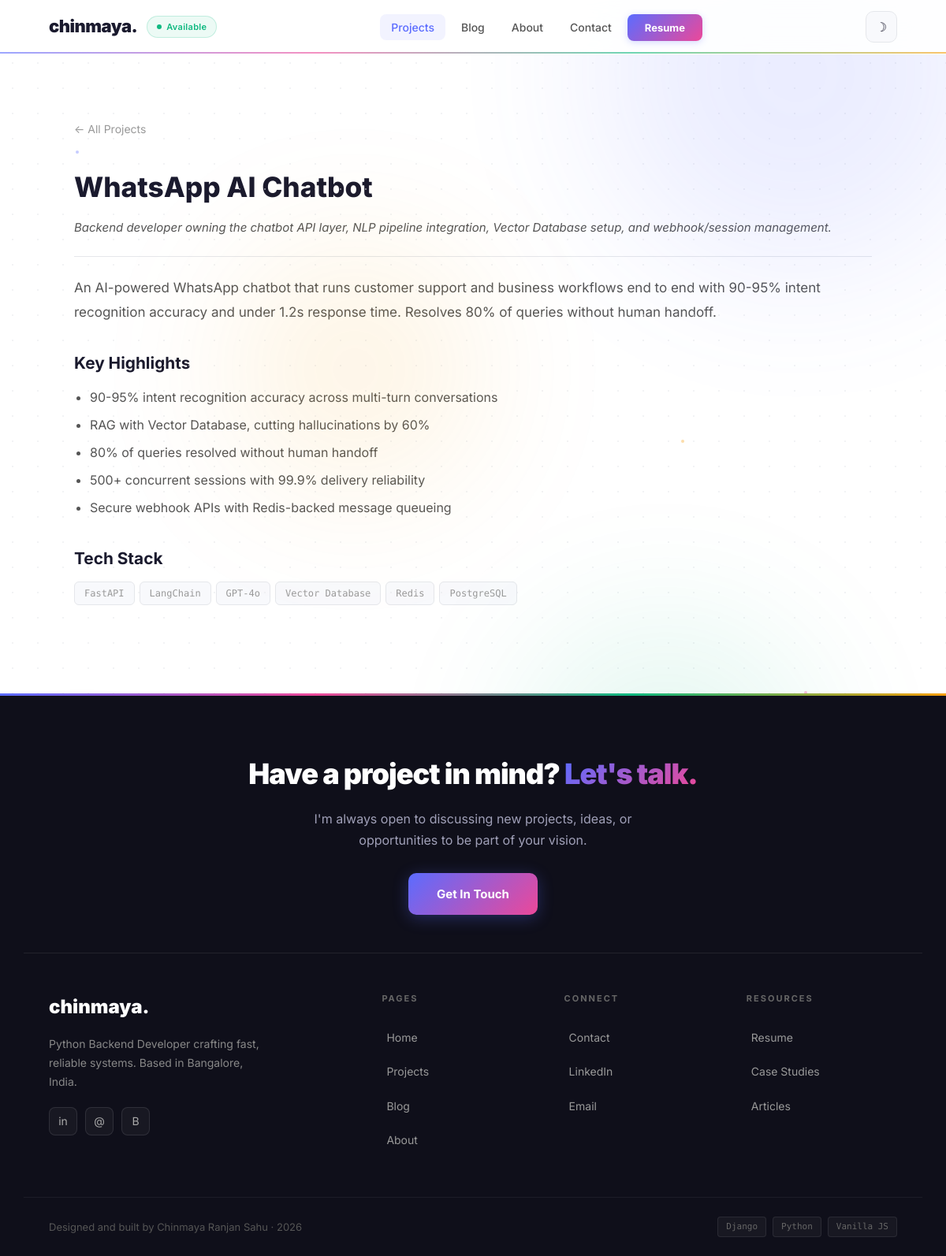
Page /projects/whatsapp-ai-chatbot/ on the committed database.
### projects/models.py (models this page shows, shortened)
class Project(models.Model):
    title = models.CharField(max_length=200)
    slug = models.SlugField(unique=True)
    subtitle = models.CharField(max_length=300, blank=True)
    description = models.TextField()
    role = models.CharField(max_length=300, blank=True)
    tech_stack = models.CharField(max_length=500, help_text="Comma-separated")
    highlights = models.TextField(blank=True, help_text="One per line")
    order = models.IntegerField(default=0)
    created = models.DateTimeField(auto_now_add=True)
    class Meta:
        ordering = ['order']
    def tech_list(self):
        return [t.strip() for t in self.tech_stack.split(',') if t.strip()]
    def highlight_list(self):
        return [h.strip() for h in self.highlights.split('\n') if h.strip()]

### projects/views.py (the view)
# urls.py: path('projects/<slug:slug>/', project_views.project_detail, name='project_detail'),
def project_detail(request, slug):
    project = get_object_or_404(Project, slug=slug)
    return render(request, 'projects/detail.html', {'project': project})

### templates/projects/detail.html (shortened to what this page needs)
{% extends 'base/layout.html' %}
{% block content %}
<div class="container">
  <section class="project-detail">
    <a href="{% url 'project_list' %}" class="back-link">&larr; All Projects</a>
    <h1>{{ project.title }}</h1>
    <p class="project-meta">{{ project.role }}</p>
    <div class="project-body">
      <p style="font-size:17px;color:var(--text-secondary);line-height:1.8;margin-bottom:32px;">{{ project.description }}</p>
      {% if project.highlight_list %}
      <h3>Key Highlights</h3>
      <ul>
        {% for h in project.highlight_list %}
        <li>{{ h }}</li>
        {% endfor %}
      </ul>
      {% endif %}
      <h3>Tech Stack</h3>
      <div class="tech-tags" style="margin-bottom:32px;">
        {% for t in project.tech_list %}
        <span class="tech-tag">{{ t }}</span>
        {% endfor %}
      </div>
    </div>
  </section>
</div>
{% endblock %}

### static/css/style.css (style rules this page uses)
:root { --bg: #ffffff; --bg-alt: #f8f9fc; --bg-hero: linear-gradient(135deg, #667eea 0%, #764ba2 100%); --text: #1a1a2e; --text-secondary: #555; --text-muted: #999; --text-on-dark: #fff; --accent: #5b6cff; --accent-hover: #4a58e0; --accent-light: rgba(91, 108, 255, 0.08); --accent-glow: rgba(91, 108, 255, 0.15); --accent-pink: #ec4899; --accent-green: #10b981; --accent-orange: #f59e0b; --green: #10b981; --border: #e5e7eb; --card-bg: #ffffff; --code-bg: #1e1e2e; --shadow-sm: 0 1px 3px rgba(0,0,0,0.06); --shadow-md: 0 4px 20px rgba(0,0,0,0.08); --shadow-lg: 0 10px 40px rgba(0,0,0,0.1); --shadow-card: 0 2px 8px rgba(0,0,0,0.04); --radius: 12px; --radius-lg: 16px; --font: 'Inter', system-ui, -apple-system, sans-serif; --mono: 'Fira Code', monospace; --transition: 0.3s ease; --content-w: 1140px; --narrow-w: 720px; }
*, *::before, *::after { box-sizing: border-box; margin: 0; padding: 0; }
html { scroll-behavior: smooth; }
body { font-family: var(--font); background: var(--bg); color: var(--text); font-size: 17px; line-height: 1.7; transition: background var(--transition), color var(--transition); -webkit-font-smoothing: antialiased; position: relative; }
body::before { content: ''; position: fixed; top: 0; left: 0; right: 0; bottom: 0; background-image: radial-gradient(circle, var(--border) 1px, transparent 1px); background-size: 32px 32px; opacity: 0.5; pointer-events: none; z-index: 0; }
a { color: var(--accent); text-decoration: none; transition: color var(--transition); }
.container { max-width: var(--content-w); margin: 0 auto; padding: 0 32px; }
.tech-tags { display: flex; flex-wrap: wrap; gap: 6px; }
.tech-tag { font-size: 12px; font-family: var(--mono); color: var(--text-muted); background: var(--bg-alt); padding: 4px 12px; border-radius: 6px; border: 1px solid var(--border); transition: all var(--transition); }
.project-detail { padding: 80px 32px; }
.project-detail h1 { font-size: 2.2rem; font-weight: 800; margin-bottom: 8px; }
.project-meta { color: var(--text-secondary); font-size: 15px; font-style: italic; margin-bottom: 24px; padding-bottom: 24px; border-bottom: 1px solid var(--border); }
.project-body h3 { font-size: 1.3rem; font-weight: 700; margin: 32px 0 12px; }
.project-body ul { padding-left: 20px; margin-bottom: 24px; }
.project-body li { font-size: 16px; color: var(--text-secondary); margin-bottom: 8px; line-height: 1.7; }
.back-link { font-size: 14px; color: var(--text-muted); display: inline-flex; align-items: center; gap: 6px; margin-bottom: 32px; transition: all var(--transition); }

### rows in the picture
Project: title "WhatsApp AI Chatbot", role "Backend developer owning the chatbot API layer, NLP pipeline integration, Vector Database setup, and webhook/session management.", description "An AI-powered WhatsApp chatbot that runs customer support and business workflows end to end with 90-95% intent recognition accuracy and under 1.2s response time. Resolves 80% of queries without human handoff."

### other values in the picture
{{ h }} "90-95% intent recognition accuracy across multi-turn conversations" "RAG with Vector Database, cutting hallucinations by 60%" "80% of queries resolved without human handoff" "500+ concurrent sessions with 99.9% delivery reliability" "Secure webhook APIs with Redis-backed message queueing"
{{ t }} "FastAPI" "LangChain" "GPT-4o" "Vector Database" "Redis" "PostgreSQL"
